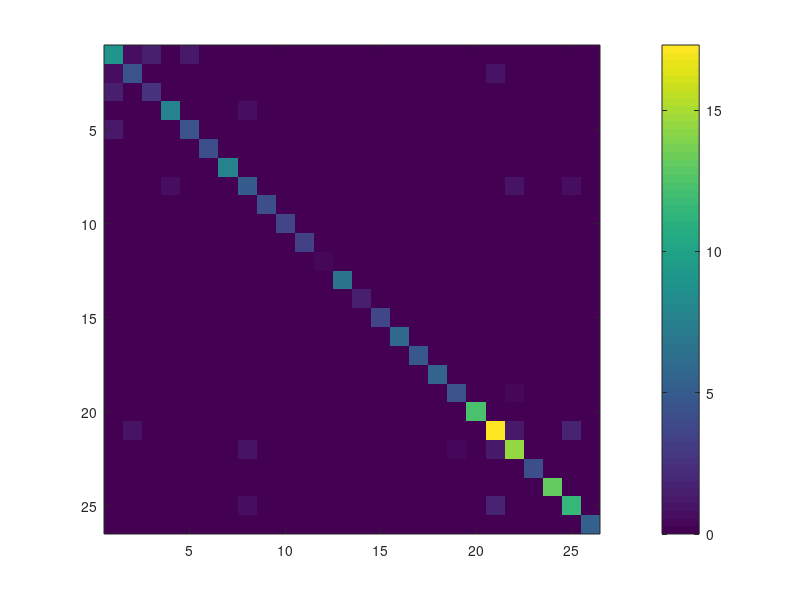

The MATLAB source for this figure: (Note: this script raises an error after producing the figure.)
%% Basedata Brain, MNI152 ? not shifted?
cd /home/zhibinz2/Documents/GitHub/Virtual-Tractography/ForZhibin/processed_data

cd C:\Users\zhouz\GitHub\Virtual-Tractography\ForZhibin\processed_data
clear

load('scale250_Connectome.mat') % 182X218X182 in MNI space

parcels(92,:,92)

imagesc(fc(25:50,25:50));colorbar;


% select the surface
BrainTri=Brain;
Vertex=BrainTri.Vertex;
Face=BrainTri.Face;
tr = triangulation(Face, Vertex(:,1), Vertex(:,2), Vertex(:,3));
trisurf(tr,'EdgeColor',[0.01 0.01 0.01],'EdgeAlpha',0.1);
alpha 0.5
xlabel('x');ylabel('y');zlabel('z');
title('scale250-Connectome-Brain')
view(90,0)
% ylim([-125,125]); zlim([-125,125]); xlim([-125,125]);

cd /home/zhibinz2/Documents/GitHub/MEG_EEG_Source_Localization
load('leadfield_nn_rr.mat')
hold on 
plot3(source_rr(:,1) * 1e3,source_rr(:,2) * 1e3,source_rr(:,3) * 1e3,'r.')
view(90,0)
% ylim([-125,125]); zlim([-125,125]); xlim([-125,125]);
grid on
title('source-rr from forward solution (not shifted by 1e3+2.5,1e3-30,1e3-42)')


%%
cd /home/zhibinz2/Documents/GitHub/Virtual-Tractography/ForZhibin/processed_data
% cd /home/zhibinz2/Documents/GitHub/CAMCAN_MEG_100
% cd C:\Users\zhouz\GitHub\Virtual-Tractography\ForZhibin\processed_data
clear
load('Lausanne2008_fsaverageDSsurf_60_125_250.mat')
% select the surface
BrainTri=Brain;
Vertex=BrainTri.Vertex;
Face=BrainTri.Face;
tr = triangulation(Face, Vertex(:,1), Vertex(:,2), Vertex(:,3));
trisurf(tr,'EdgeColor',[0.01 0.01 0.01],'EdgeAlpha',0.1);
alpha 0.5
xlabel('x');ylabel('y');zlabel('z');
title('Lausanne2008-fsaverageDSsurf-60-125-250.mat')
view(90,0)
ylim([-125,125]); zlim([-125,125]); xlim([-125,125]);

% cd /home/zhibinz2/Documents/GitHub/MEG_EEG_Source_Localization
cd /home/zhibinz2/Documents/GitHub/MEG_EEG_Source_Localization/test_scripts/EEG_chan
% cd C:\Users\zhouz\Downloads\zhibin_source_localization
load('leadfield_nn_rr.mat')
hold on 
% plot3(source_rr(:,1) * 1e3 + 2.5,source_rr(:,2) * 1e3 -30,source_rr(:,3) * 1e3 -42,'r.')
plot3(source_rr(:,1) * 1e3,source_rr(:,2) * 1e3-21,source_rr(:,3) * 1e3-20,'r.')
view(90,0)
% ylim([-125,125]); zlim([-125,125]); xlim([-125,125]);
grid on
title('source-rr from forward solution (shifted by 1e3+2.5,1e3-30,1e3-42)')

view([1 0 0]) % right view
view([-1 0 0]) % left view
view([0 0 1]) % Top view?
view([0 0 -1]) % bottom view
view([0 1 0]) % Front view
view([0 -1 0]) % Back view

view(0,90) % bottom view?
view(0,0) % back view
view(90,90) % top view


%% source labelling: Minmum distance
source_x=source_rr(:,1) * 1e3 + 2.5;
source_y=source_rr(:,2) * 1e3 -30;
source_z=source_rr(:,3) * 1e3 -42;
source_xyz=[source_x source_y source_z];

num_source=size(source_xyz,1);
num_vertex=size(Vertex,1);
source_labels=zeros(num_source,1);
tic
for sr=1:num_source
    tic
    all_dis=zeros(num_vertex,1);
    for vr =1:num_vertex
        all_dis(vr)=norm(Vertex(vr,:)-source_xyz(sr,:));
    end
    [M,I]=min(all_dis);
    source_labels(sr)=scale250_Labels(I);
end
toc
% Elapsed time is 0.129726 seconds.
bar(source_labels)

%% scale60
num_vertex=size(Vertex,1);
source_labels=zeros(num_source,1);
tic
for sr=1:num_source
    tic
    all_dis=zeros(num_vertex,1);
    for vr =1:num_vertex
        all_dis(vr)=norm(Vertex(vr,:)-source_xyz(sr,:));
    end
    [M,I]=min(all_dis);
    source_labels(sr)=scale250_Labels(I);
end
toc
% Elapsed time is 0.129726 seconds.
bar(source_labels)



%% Anni's labeling
cd /home/zhibinz2/Documents/GitHub/Virtual-Tractography/ForZhibin/Volumes/scale250
% cd C:\Users\zhouz\GitHub\Virtual-Tractography\ForZhibin\Volumes
tmp = read_avw('ROIv4_HR_th.nii.gz');
tmp = permute(tmp, [1 3 2]);
tmp = tmp(256:-1:1,:, 256:-1:1);
parcels = tmp;

lowDimVert = source_xyz+127.5; % 127.5 is based on the fsaverage volume being 256 x 256 x 256
plot3(lowDimVert(:,1), lowDimVert(:,2), lowDimVert(:,3),'r.')
lowDimVert_labels=zeros(num_source,1);
for i = 1:length(lowDimVert)
    vox = ceil(lowDimVert(i,:));
    inds              = sub2ind([size(parcels)], vox(:,1), vox(:,2), vox(:,3));
    label             = parcels(inds); %what is the label?
    lowDimVert_labels(i) = label;
end

% % Method 1
% % covert parcels to linear index organization
% linear_parcels=reshape(tmp,[],1);
% parcel_labels=zeros(length(linear_parcels),1); 
% parcel_coordinates=zeros(length(linear_parcels));
% tic
% for l=1:length(linear_parcels)
%     if linear_parcels(l)~=0
%         parcel_coordinates(l,:)=ind2sub(size(parcels),l);
%         parcel_labels=[parcel_labels;linear_parcels(l)];
%     end
% end
% % remove zeor entry
% bool_parcel=ones(length(linear_parcels),1);
% for l=1:length(linear_parcel)
%     if linear_parcels(l)==0
%         bool_parcel(l)=0;
%     end
% end
% parcel_coordinates=parcel_coordinates(bool_parcel,:);
% parcel_labels=parcel_labels(bool_parcel);
% toc

% Method 2
% reorganize parcels to a list of non-zeros
tic
parcel_cordinates=[];
parcel_labels=[];
for x=1:size(parcels,1)
    for y=1:size(parcels,2)
        for z=1:size(parcels,3)
            if parcels(x,y,z)~=0
                parcel_cordinates=[parcel_cordinates; x, y, z];
                parcel_labels=[parcel_labels;parcels(x,y,z)];
            end
        end
    end
end
toc
% it took along time - 3897 second

%% validation: My minimum distance method
figure('Position', [10 10 1800 650])
subplot(121)
scatter3(Vertex(:,1), Vertex(:,2), Vertex(:,3),40,scale250_Labels,...
    "filled", 'MarkerFaceAlpha',.2)
xlabel('x'); ylabel('y');zlabel('z')
cb = colorbar(); 
colormap('jet')
title(cb, 'labels')
title('scale250-Labels')
view([1 0 0]) % right view
% view([-1 0 0]) % left view
% view([0 1 0]) % Front view
ylim([-125,125]); zlim([-125,125]); xlim([-125,125]);
subplot(122)
scatter3(source_rr(:,1) * 1e3 + 2.5,source_rr(:,2) * 1e3 -30,source_rr(:,3) * 1e3 -42,...
    40, source_labels, 'filled')
xlabel('x'); ylabel('y');zlabel('z')
cb = colorbar(); 
colormap('jet')
title(cb, 'labels')
title('Minimum distance method')
view([1 0 0]) % right view
% view([-1 0 0]) % left view
% view([0 1 0]) % Front view
ylim([-125,125]); zlim([-125,125]); xlim([-125,125]);
% set(gcf,'Position',[10 10 1800 650])


%% validation: Ani's method
figure('Position', [10 10 1500 400])
subplot(121)
scatter3(parcel_cordinates(:,1), parcel_cordinates(:,2), parcel_cordinates(:,3),...
    40,parcel_labels,"filled", 'MarkerFaceAlpha',.2)
xlabel('x'); ylabel('y');zlabel('z')
cb = colorbar(); 
title(cb, 'labels')
title('ROIv4-HR-th.nii.gz')
% view([1 0 0]) % right view
% view([-1 0 0]) % left view
view([0 1 0]) % Front view
ylim([0,256]); zlim([0,256]); xlim([0,256]);
subplot(122)
scatter3(lowDimVert(:,1), lowDimVert(:,2), lowDimVert(:,3),...
    40, lowDimVert_labels, 'filled')
xlabel('x'); ylabel('y');zlabel('z')
cb = colorbar(); 
title(cb, 'labels')
title('Ani getting-Lausanne method')
% view([1 0 0]) % right view
% view([-1 0 0]) % left view
view([0 1 0]) % Front view
ylim([0,256]); zlim([0,256]); xlim([0,256]);
% set(gcf,'Position',[10 10 1500 400])

%% Plot on scalp
cd /home/zhibinz2/Documents/GitHub/STROKE/EEG_hm/fsaverage/surfaces
load('FSavg_surfaces.mat')
BrainTri=Scalp;
Vertex=BrainTri.Vertex;
Face=BrainTri.Face;
tr = triangulation(Face, Vertex(:,1), Vertex(:,2), Vertex(:,3));
trisurf(tr,'EdgeColor',[0.01 0.01 0.01],'EdgeAlpha',0.1);
alpha 0.5
xlabel('x');ylabel('y');zlabel('z');
title('LFSavg-surfaces.mat-Scalp: Front view')
title('LFSavg-surfaces.mat-Scalp: Right view')
view(90,0)
ylim([-125,125]); zlim([-125,125]); xlim([-125,125]);
% cd C:\Users\zhouz\GitHub\MEG_EEG_Source_Localization\test_scripts\EEG_chan
cd /home/zhibinz2/Documents/GitHub/MEG_EEG_Source_Localization/test_scripts/EEG_chan
load('Electrode256_alignedtoFS.mat')
Coordianates=Electrode.Coordinate;
x=Coordianates(:,1);
y=Coordianates(:,2);
z=Coordianates(:,3);
hold on
plot3(x,y,z,'k.','MarkerSize',10)
view([0,1,0]) % Front view
xlabel('x');ylabel('y');zlabel('z')
subtitle('back dots: EEG channels')

%% create chan file in eeglab
cd /home/zhibinz2/Documents/GitHub/Motor_cordination/1_over_f/data_analysis/channels_info
load('chaninfo.mat')
cd /home/zhibinz2/Documents/GitHub/MEG_EEG_Source_Localization/test_scripts/EEG_chan

%% group subregions to 68 region names
cd /home/zhibinz2/Documents/GitHub/Virtual-Tractography/ForZhibin/processed_data
% cd /home/zhibinz2/Documents/GitHub/CAMCAN_MEG_100
% cd C:\Users\zhouz\GitHub\Virtual-Tractography\ForZhibin\processed_data
load('Lausanne2008_fsaverageDSsurf_60_125_250.mat')
% select the surface
BrainTri=Brain;
Vertex=BrainTri.Vertex;


idx=endsWith(roiNames_250,'_1');
regions_names=roiNames_250(idx);
regions_names = strrep(regions_names,'_1','');
idx_n=find(idx);
idx_nnn=nan(length(idx),1);
for n=1:(length(idx_n))
    group_name=regions_names(n);
    if n < length(idx_n)-1
        idx_nnn(idx_n(n):(idx_n(n+1)-1))=idx_n(n);
    else
        idx_nnn(idx_n(n):end)=idx_n(n);
    end
end

scale250_nnn=zeros(length(scale250_Labels),1);
tic
for nnn=1:length(scale250_Labels)
    if scale250_Labels(nnn)~=0
        scale250_nnn(nnn)=idx_nnn(scale250_Labels(nnn));
    end
end
toc
bar(scale250_nnn)

scatter3(Vertex(:,1), Vertex(:,2), Vertex(:,3),50,scale250_nnn,...
    "filled", 'MarkerFaceAlpha',.2)
xlabel('x'); ylabel('y');zlabel('z')
cb = colorbar(); 
colormap('jet')
title(cb, 'labels')
title('scale250-Labels')
view([1 0 0]) % right view
% view([-1 0 0]) % left view
% view([0 1 0]) % Front view
ylim([-125,125]); zlim([-125,125]); xlim([-125,125]);

